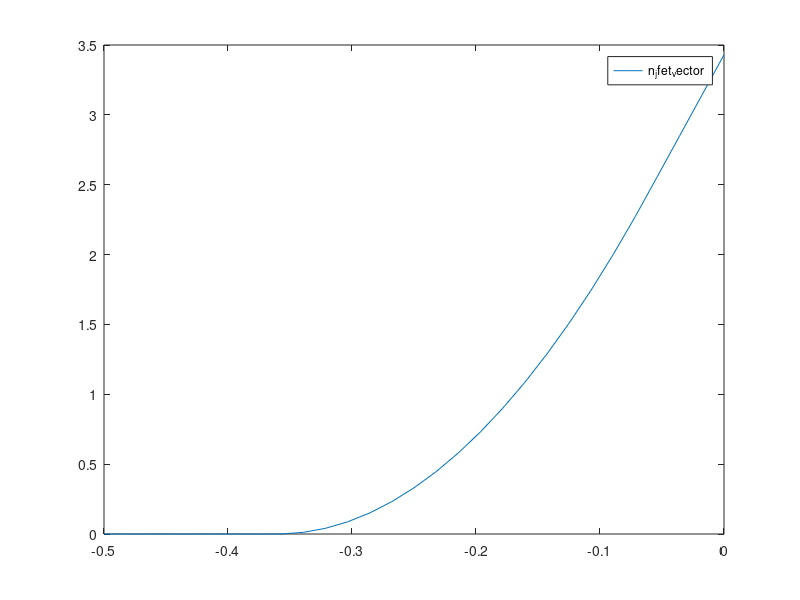

The MATLAB source for this figure:
#! /usr/bin/octave -qf
1;

#
# N JFET transistor.
#
# Id (Vg) = 0                               for Vg <= Voff
#           Yfs * (Vg - Voff)^2 / (2 * Vsat)  for Vg > Voff and Vg < Voff + Vsat
#           Yfs * (Vg - Voff - Vsat/2)        for Vg >= Voff + Vsat
#
function Id = n_jfet (Vg)
    Voff = -0.36;
    Idss = 3.43;
    Yfs = 16.21;

    Vsat = 2 * (-Voff - Idss/Yfs);
    v = Vg - Voff;
    if (v < 0)
        Id = 0;
    elseif (v < Vsat)
        Id = Yfs * v * v / (2 * Vsat);
    else
        Id = Yfs * (v - Vsat/2);
    endif
endfunction

function result = n_jfet_vector (Vg)
    result = arrayfun (@n_jfet, Vg);
endfunction

fplot(@n_jfet_vector, [-0.5, 0]);

drawnow();
ans = input("Press Enter...");
